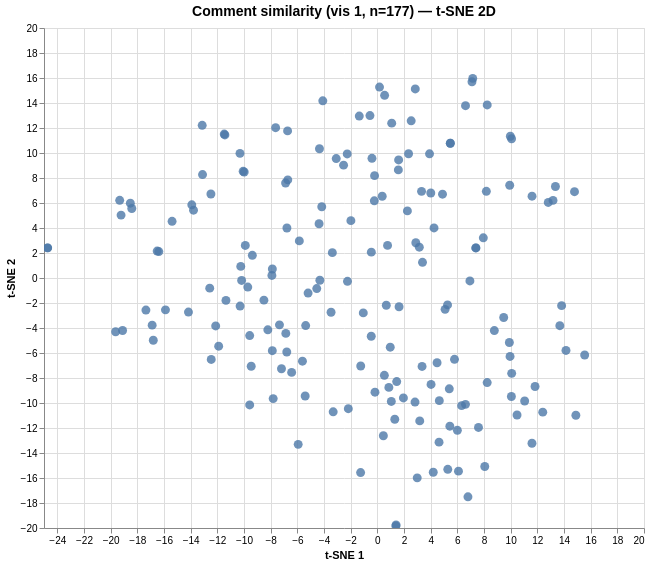

Write a Vega-Lite specification for this figure.
### Vega specification from a JSON file in a GitHub repository (floating-point values rounded to 4 significant figures; data arrays with more than 128 entries replaced by an {"elided": "..."} marker saying what was removed)
{"$schema": "https://vega.github.io/schema/vega/v6.json", "data": [{"name": "param_1e9efca18e7a2868_store"}, {"name": "source_0", "values": {"elided": "177 records"}}, {"name": "source_0_x_domain_dim_1", "values": [{"min": -24.73, "max": 15.55}]}, {"name": "source_0_y_domain_dim_2", "values": [{"min": -19.83, "max": 15.97}]}], "signals": [{"name": "unit", "value": {}, "on": [{"events": "pointermove", "update": "isTuple(group()) ? group() : unit"}]}, {"name": "param_1e9efca18e7a2868", "update": "vlSelectionResolve(\"param_1e9efca18e7a2868_store\", \"union\")"}, {"name": "param_1e9efca18e7a2868_dim_1", "on": [{"events": [{"source": "view", "type": "dblclick"}], "update": "null"}, {"events": {"signal": "param_1e9efca18e7a2868_translate_delta"}, "update": "panLinear(param_1e9efca18e7a2868_translate_anchor.extent_x, -param_1e9efca18e7a2868_translate_delta.x / width)"}, {"events": {"signal": "param_1e9efca18e7a2868_zoom_delta"}, "update": "zoomLinear(domain(\"x\"), param_1e9efca18e7a2868_zoom_anchor.x, param_1e9efca18e7a2868_zoom_delta)"}]}, {"name": "param_1e9efca18e7a2868_dim_2", "on": [{"events": [{"source": "view", "type": "dblclick"}], "update": "null"}, {"events": {"signal": "param_1e9efca18e7a2868_translate_delta"}, "update": "panLinear(param_1e9efca18e7a2868_translate_anchor.extent_y, param_1e9efca18e7a2868_translate_delta.y / height)"}, {"events": {"signal": "param_1e9efca18e7a2868_zoom_delta"}, "update": "zoomLinear(domain(\"y\"), param_1e9efca18e7a2868_zoom_anchor.y, param_1e9efca18e7a2868_zoom_delta)"}]}, {"name": "param_1e9efca18e7a2868_tuple", "on": [{"events": [{"signal": "param_1e9efca18e7a2868_dim_1 || param_1e9efca18e7a2868_dim_2"}], "update": "param_1e9efca18e7a2868_dim_1 && param_1e9efca18e7a2868_dim_2 ? {unit: \"\", fields: param_1e9efca18e7a2868_tuple_fields, values: [param_1e9efca18e7a2868_dim_1,param_1e9efca18e7a2868_dim_2]} : null"}]}, {"name": "param_1e9efca18e7a2868_tuple_fields", "value": [{"field": "dim_1", "channel": "x", "type": "R"}, {"field": "dim_2", "channel": "y", "type": "R"}]}, {"name": "param_1e9efca18e7a2868_translate_anchor", "value": {}, "on": [{"events": [{"source": "scope", "type": "pointerdown"}], "update": "{x: x(unit), y: y(unit), extent_x: domain(\"x\"), extent_y: domain(\"y\")}"}]}, {"name": "param_1e9efca18e7a2868_translate_delta", "value": {}, "on": [{"events": [{"source": "window", "between": [{"source": "scope", "type": "pointerdown"}, {"source": "window", "type": "pointerup"}], "consume": true, "type": "pointermove"}], "update": "{x: param_1e9efca18e7a2868_translate_anchor.x - x(unit), y: param_1e9efca18e7a2868_translate_anchor.y - y(unit)}"}]}, {"name": "param_1e9efca18e7a2868_zoom_anchor", "on": [{"events": [{"source": "scope", "type": "wheel", "consume": true}], "update": "{x: invert(\"x\", x(unit)), y: invert(\"y\", y(unit))}"}]}, {"name": "param_1e9efca18e7a2868_zoom_delta", "on": [{"events": [{"source": "scope", "consume": true, "type": "wheel"}], "update": "pow(1.001, event.deltaY * pow(16, event.deltaMode))", "force": true}]}, {"name": "param_1e9efca18e7a2868_modify", "on": [{"events": {"signal": "param_1e9efca18e7a2868_tuple"}, "update": "modify(\"param_1e9efca18e7a2868_store\", param_1e9efca18e7a2868_tuple, true)"}]}], "marks": [{"type": "symbol", "name": "marks", "from": {"data": "source_0"}, "encode": {"update": {"opacity": {"value": 0.8}, "fill": {"value": "#4c78a8"}, "x": {"field": "dim_1", "scale": "x"}, "tooltip": {"signal": "{\"Comment #\": format(datum[\"index\"], \"\"), \"Comment\": isValid(datum[\"comment\"]) ? datum[\"comment\"] : \"\"+datum[\"comment\"]}"}, "y": {"field": "dim_2", "scale": "y"}, "size": {"value": 80}, "shape": {"value": "circle"}}}, "interactive": true, "clip": true, "style": ["circle"]}], "scales": [{"name": "x", "type": "linear", "domain": [{"signal": "(data(\"source_0_x_domain_dim_1\")[0] || {}).min"}, {"signal": "(data(\"source_0_x_domain_dim_1\")[0] || {}).max"}], "range": [0, {"signal": "width"}], "zero": true, "domainRaw": {"signal": "param_1e9efca18e7a2868[\"dim_1\"]"}, "nice": true}, {"name": "y", "type": "linear", "domain": [{"signal": "(data(\"source_0_y_domain_dim_2\")[0] || {}).min"}, {"signal": "(data(\"source_0_y_domain_dim_2\")[0] || {}).max"}], "range": [{"signal": "height"}, 0], "nice": true, "zero": true, "domainRaw": {"signal": "param_1e9efca18e7a2868[\"dim_2\"]"}}], "axes": [{"scale": "x", "domain": false, "maxExtent": 0, "tickCount": {"signal": "ceil(width/40)"}, "grid": true, "orient": "bottom", "gridScale": "y", "ticks": false, "zindex": 0, "aria": false, "labels": false, "minExtent": 0}, {"scale": "y", "ticks": false, "zindex": 0, "gridScale": "x", "labels": false, "orient": "left", "tickCount": {"signal": "ceil(height/40)"}, "aria": false, "domain": false, "maxExtent": 0, "minExtent": 0, "grid": true}, {"scale": "x", "tickCount": {"signal": "ceil(width/40)"}, "grid": false, "labelOverlap": true, "title": "t-SNE 1", "orient": "bottom", "zindex": 0, "labelFlush": true}, {"scale": "y", "tickCount": {"signal": "ceil(height/40)"}, "orient": "left", "labelOverlap": true, "zindex": 0, "title": "t-SNE 2", "grid": false}], "title": {"text": "Comment similarity (vis 1, n=177) — t-SNE 2D", "frame": "group", "fontSize": 14}, "style": "cell", "padding": 5, "height": 500, "background": "white", "width": 600}
